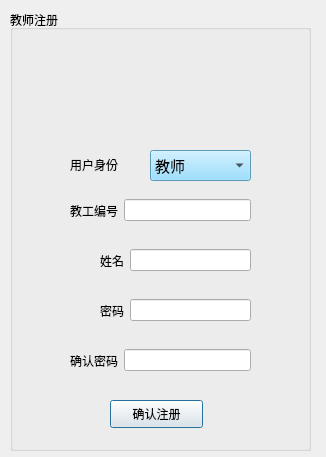
<?xml version="1.0" encoding="UTF-8"?>
<ui version="4.0">
 <class>Dialog</class>
 <widget class="QDialog" name="Dialog">
  <property name="geometry">
   <rect>
    <x>0</x>
    <y>0</y>
    <width>326</width>
    <height>457</height>
   </rect>
  </property>
  <property name="windowTitle">
   <string>Dialog</string>
  </property>
  <widget class="QGroupBox" name="groupBox">
   <property name="geometry">
    <rect>
     <x>10</x>
     <y>10</y>
     <width>301</width>
     <height>441</height>
    </rect>
   </property>
   <property name="title">
    <string>教师注册</string>
   </property>
   <widget class="QWidget" name="horizontalLayoutWidget_2">
    <property name="geometry">
     <rect>
      <x>60</x>
      <y>180</y>
      <width>181</width>
      <height>41</height>
     </rect>
    </property>
    <layout class="QHBoxLayout" name="no2">
     <item>
      <widget class="QLabel" name="rolelable">
       <property name="text">
        <string>教工编号</string>
       </property>
      </widget>
     </item>
     <item>
      <widget class="QLineEdit" name="IDEdit"/>
     </item>
    </layout>
   </widget>
   <widget class="QWidget" name="horizontalLayoutWidget_4">
    <property name="geometry">
     <rect>
      <x>90</x>
      <y>280</y>
      <width>151</width>
      <height>41</height>
     </rect>
    </property>
    <layout class="QHBoxLayout" name="no4">
     <item>
      <widget class="QLabel" name="label_9">
       <property name="text">
        <string>密码</string>
       </property>
      </widget>
     </item>
     <item>
      <widget class="QLineEdit" name="passwdEdit"/>
     </item>
    </layout>
   </widget>
   <widget class="QWidget" name="horizontalLayoutWidget">
    <property name="geometry">
     <rect>
      <x>90</x>
      <y>230</y>
      <width>151</width>
      <height>41</height>
     </rect>
    </property>
    <layout class="QHBoxLayout" name="no3">
     <item>
      <widget class="QLabel" name="label_5">
       <property name="text">
        <string>姓名</string>
       </property>
      </widget>
     </item>
     <item>
      <widget class="QLineEdit" name="nameEdit"/>
     </item>
    </layout>
   </widget>
   <widget class="QWidget" name="horizontalLayoutWidget_5">
    <property name="geometry">
     <rect>
      <x>60</x>
      <y>330</y>
      <width>181</width>
      <height>41</height>
     </rect>
    </property>
    <layout class="QHBoxLayout" name="horizontalLayout_6">
     <item>
      <widget class="QLabel" name="label_10">
       <property name="text">
        <string>确认密码</string>
       </property>
      </widget>
     </item>
     <item>
      <widget class="QLineEdit" name="passwd_comfirmEdit"/>
     </item>
    </layout>
   </widget>
   <widget class="QPushButton" name="registerBtn">
    <property name="geometry">
     <rect>
      <x>100</x>
      <y>390</y>
      <width>93</width>
      <height>28</height>
     </rect>
    </property>
    <property name="text">
     <string>确认注册</string>
    </property>
   </widget>
   <widget class="QLabel" name="picLable">
    <property name="geometry">
     <rect>
      <x>0</x>
      <y>20</y>
      <width>301</width>
      <height>101</height>
     </rect>
    </property>
    <property name="text">
     <string/>
    </property>
    <property name="pixmap">
     <pixmap>image/teacher.png</pixmap>
    </property>
    <property name="scaledContents">
     <bool>true</bool>
    </property>
   </widget>
   <widget class="QLabel" name="label">
    <property name="geometry">
     <rect>
      <x>60</x>
      <y>130</y>
      <width>86</width>
      <height>49</height>
     </rect>
    </property>
    <property name="text">
     <string>用户身份</string>
    </property>
   </widget>
   <widget class="QComboBox" name="comboBox">
    <property name="geometry">
     <rect>
      <x>140</x>
      <y>140</y>
      <width>101</width>
      <height>31</height>
     </rect>
    </property>
    <property name="font">
     <font>
      <family>新宋体</family>
      <pointsize>11</pointsize>
      <weight>50</weight>
      <italic>false</italic>
      <bold>false</bold>
     </font>
    </property>
    <property name="styleSheet">
     <string notr="true">background-color: rgb(129, 215, 255);
font: 11pt &quot;新宋体&quot;;</string>
    </property>
    <item>
     <property name="text">
      <string>教师</string>
     </property>
    </item>
    <item>
     <property name="text">
      <string>学生</string>
     </property>
    </item>
   </widget>
  </widget>
 </widget>
 <resources/>
 <connections/>
</ui>
